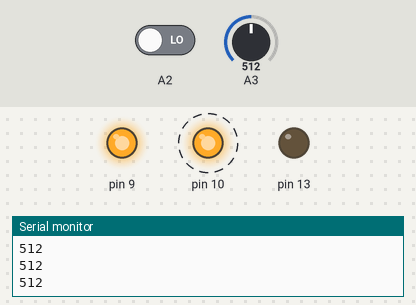
Recording of a sketch running on a simulated Arduino Uno, built with avr-gcc and run on an emulated ATmega328P. Parts: output pins drawn as LEDs (lit = HIGH), the last lines printed to the serial monitor. Dashed ring = blinking. The test bench sets the inputs (shaded band); at power-on: A2 LOW, A3 = 512.

Above: at 1.25 s.
1.3 s: A2 driven HIGH
At 2.2 s:
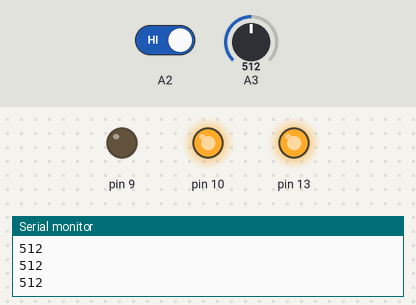
4.3 s: A2 driven LOW
At 4.41 s:
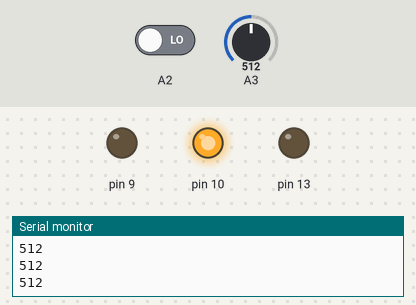
7.3 s: A3 set to 488
At 8.3 s:
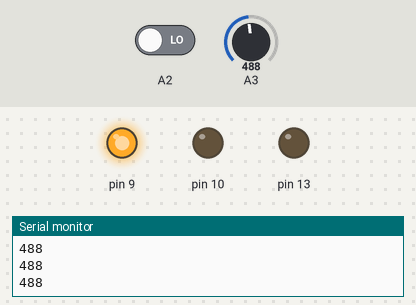
8.8 s: A3 set to 510
At 9.05 s:
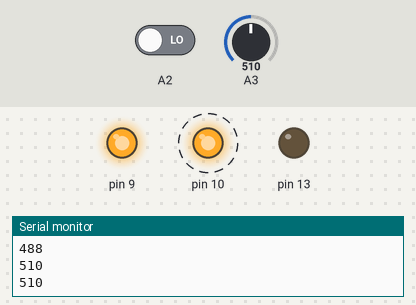
11.8 s: A3 set to 490
Timing chart, 0 to 14.3 s (numbered marks = the images above; inputs shaded):
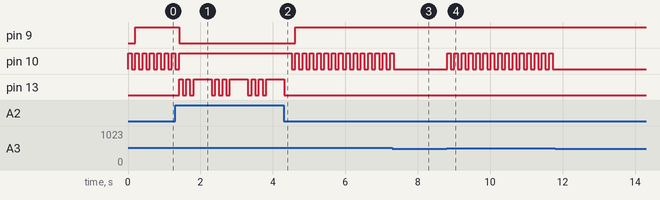

Measured:
- the behaviour switches between 501 and 500 on A3 (found by bisection; images 2 and 3)
- after the input at 1.3 s, pin 9: HIGH → LOW after 0.11 s; pin 10: goes on until 1.4 s, then stays HIGH; pin 13: LOW → HIGH after 0.11 s, then repeats every 1.0 s: LOW 0.10 s, HIGH 0.10 s, LOW 0.10 s, HIGH 0.50 s, LOW 0.10 s, HIGH 0.10 s
- after the input at 4.3 s, pin 9: LOW → HIGH after 0.31 s; pin 10: alternates HIGH for 0.10 s and LOW for 0.10 s, starting after 0.21 s; pin 13: goes on until 4.3 s, then stays LOW
- after the input at 7.3 s, pin 10: goes on until 7.3 s, then stays LOW
- after the input at 8.8 s, pin 10: alternates HIGH for 0.10 s and LOW for 0.10 s, starting at once
- after the input at 11.8 s, pin 10: stops changing and stays LOW
- by itself, pin 10: alternates HIGH for 0.10 s and LOW for 0.10 s

The sketch:

Analog_and_DIgital_HW.ino
```cpp
void blinker () {
  // Digital Response
  int blinks = 3;
  for (int i = 0; i < blinks; i++) {
    if (i < 2) {
      digitalWrite(13, HIGH);
      delay(100);
      digitalWrite(13, LOW);
      delay(100);
    }
    else {
      digitalWrite(13, HIGH);
      delay(500);
      digitalWrite(13, LOW);
      delay(100);
    }
  }
}


int brightness = 0;    // how bright the LED is
int fadeAmount = 5;    // the amount to fade the LED by

void setup() {
  // put your setup code here, to run once:
  // Declare Pin to be an output:
  pinMode(9, OUTPUT);
  pinMode(10, OUTPUT);
  pinMode(13, OUTPUT);
  pinMode(A2, INPUT);
  Serial.begin(9600);
}

void loop() {

  // put your main code here, to run repeatedly:

  // I write the code to read the digital and analog signals
  int switchPosition = digitalRead(A2);
  int sensorValue = analogRead(A3);

  // This line is used for debugging and setting values for the conditional statement
  Serial.println(sensorValue);
  delay(1);

  if (switchPosition == HIGH) {
    digitalWrite(10, HIGH);   // turn the LED on (HIGH is the voltage level)
    digitalWrite(9, LOW);
    blinker();
  } else  {
    if (sensorValue >500) {
      digitalWrite(10, HIGH);
      delay(100);
      digitalWrite(10, LOW);
      delay(100);
    }

    digitalWrite(9, HIGH);
  }
}
```
